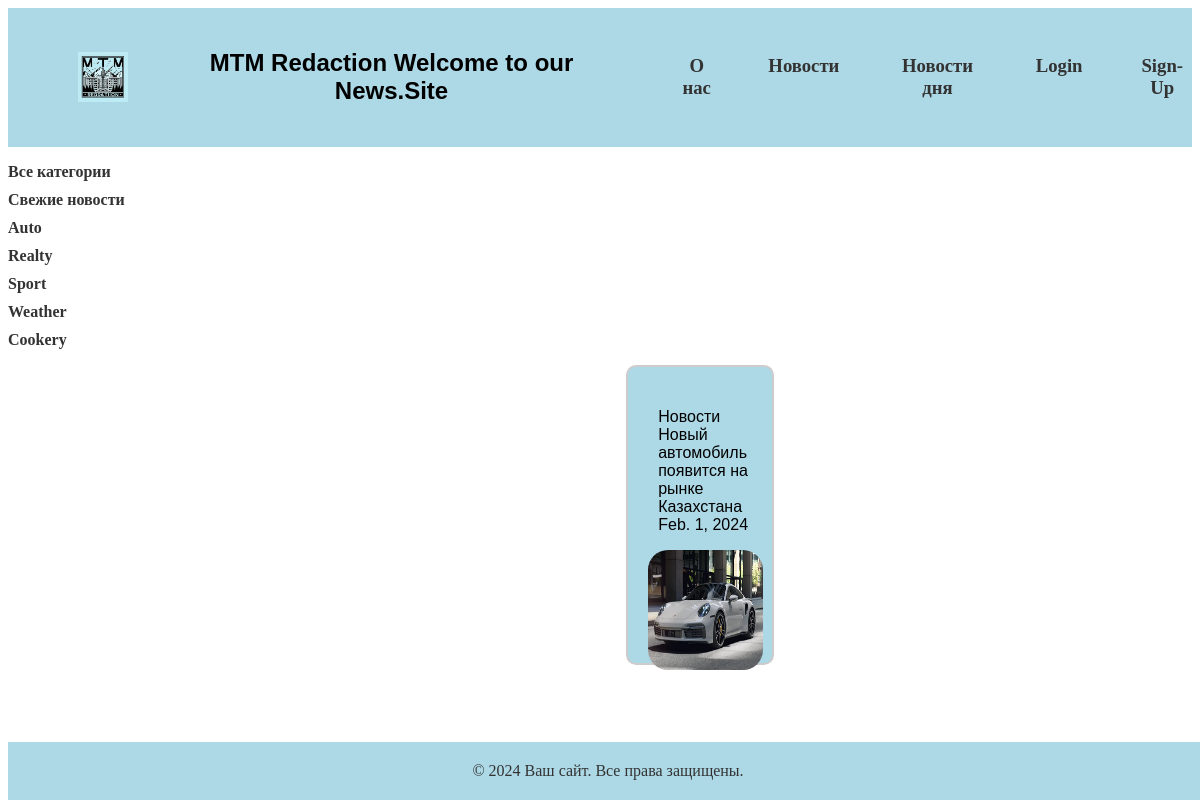
Page /category/1/ on the committed database.
### myapp/models.py (models this page shows, shortened)
class Category(models.Model):
    name=models.CharField(max_length=255, verbose_name='Имя')
    slug=models.SlugField(max_length=255, verbose_name='Ссылка')
    def get_absolute_url(self):
        return reverse('category', kwargs={'category_id': self.pk})

class Posts(models.Model):
    title=models.CharField(max_length=255)
    content=models.CharField(max_length=110)
    is_published=models.BooleanField(blank=True,default=True)
    photo=models.ImageField('photo=photo/%Y/%n/%d/')
    time=models.DateField()
    time_create=models.DateTimeField(auto_now_add=True)
    time_update=models.DateTimeField(auto_now_add=True)
    categoria=models.ForeignKey(Category, on_delete=models.PROTECT, null=True)
    class meta:
        verbose_name="Пост"
        verbose_name_plural="Посты"

### myapp/views.py (the view)
# urls.py: path('category/<int:category_id>/', show_category, name='category'),
def show_category(request, category_id):
    all_posts = Posts.objects.filter(categoria_id=category_id)
    categ = Category.objects.all()
    return render(request, 'home.html', {'title': 'Главная страница', 'menu': menu, 'all': all_posts, 'categ': categ})

### myapp/templates/home.html (shortened to what this page needs)
<!DOCTYPE html>
{% load static %}
<html lang="en">
<head>
    <link rel="stylesheet" href="{% static 'css/home.css' %}">
</head>
<body>
    {% block header %}
        <header>
            <img src="{% static 'media/Logo2.jpeg' %}" alt="My Image">
            <h2> MTM Redaction   Welcome to our News.Site</h2>
            <h3>
            {% for i in menu %}
            <p>
            {% if i == "О нас" %}
                <a href="inform"> {{ i }} </a>
            {% elif i == "Новости" %}
                <a href="news"> {{ i }} </a>
            {% elif i == "Новости дня" %}
                <a href="news_today"> {{ i }} </a>
            {% elif i == "Login" %}
                <a href="Login"> {{ i }} </a>
            {% else %}
                {{ i }}
            {% endif %}
            </p>
            {% endfor %}
            </h3>
        </header>
    {% endblock header %}
    <ul>
        {% if selected == 0 %}
	        <li class="selected">Все категории</li>
		{% else %}
		    <li class="selected"><a href="{% url 'index' %}">Все категории</a></li>
		{% endif %}
        {% for c in categ %}
                {% if c.pk == selected %}
                    <li class ="selected">{{c.name}}</li>
                {% else %}
                    <li ><a href="{{ c.get_absolute_url }}">{{c.name}}</a></li>
                {% endif %}
        {% endfor %}
    </ul>
    {% block c_content %}
    <div class="c">
        {% for post in all %}
                {% if post.id == 1 %}
                    <div class="corobka">
                        <p>{{ post.title }} <br> {{ post.content }} <br> {{ post.time }}</p>
                        <a href="{% url 'car' %}">
                            <img src="{% static 'media/Car.png' %}" alt="Car img">
                        </a>
                    </div>
                {% endif %}
        {% endfor %}
    </div>
    {% endblock c_content %}
    {% block footer %}
        <footer>
            <p>&copy; 2024 Ваш сайт. Все права защищены.</p>
        </footer>
    {% endblock footer %}
</body>
</html>

### myapp/static/css/home.css (style rules this page uses)
header { padding: 10px 0; background-color: #ADD8E6; text-align: center; display: flex; align-items: center; }
header img { max-width: 50px; height: 50px; margin-left: 70px }
header h2 { font-family: Arial, sans-serif; margin-left: 30px; }
header h3 { display: flex; }
header h3 p { text-decoration: none; color: #333; font-weight: bold; margin-left: 50px; }
header h3 a { text-decoration: none; color: #333; font-weight: bold; }
footer { padding: 20px 0; background-color: #ADD8E6; text-align: center; position: fixed; width: 100%; bottom: 0; }
footer p { margin: 0; color: #333; }
ul { list-style-type: none; padding: 0; width:15%; }
ul li { margin: 10px 0; }
ul li a { text-decoration: none; color: #333; font-weight: bold; }
.c { display: flex; flex-wrap: wrap; gap: 35px; justify-content: center; padding-top: -10000000px; margin-left:200px; }
.corobka { position: relative; width: 15%; height: 300px; background-color: #ADD8E6; border: 2px solid #ccc; border-radius: 10px; padding-top: 25px; box-sizing: border-box; }
.corobka p { font-family: Arial, sans-serif; margin-left: 30px; }
.corobka img { width: 80%; height: 120px; margin-left: 20px; border-radius: 20px; cursor: pointer; transition: width 0.3s, height 0.3s, margin 0.3s, border-radius 0.3s; }

### rows in the picture
Category: name "Свежие новости"
Category: name "Auto"
Category: name "Realty"
Category: name "Sport"
Category: name "Weather"
Category: name "Cookery"
Posts: title "Новости", content "Новый автомобиль появится на рынке Казахстана", time "Feb. 1, 2024"

### other values in the picture
{{ i }} "О нас"
{{ i }} "Новости"
{{ i }} "Новости дня"
{{ i }} "Login"
{{ i }} "Sign-Up"
